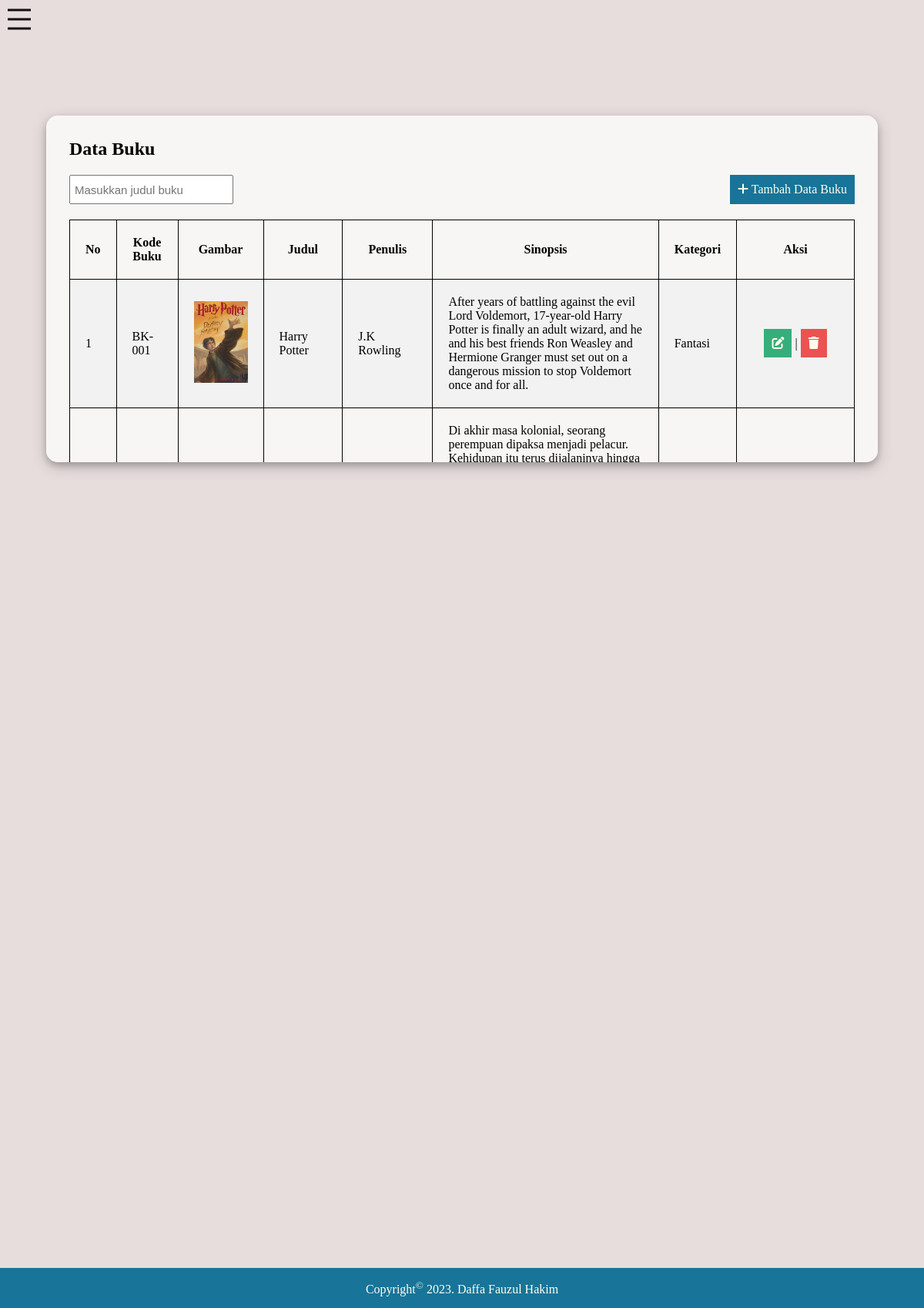
The page /admin/buku.php (signed in) on the database its author committed.
### tables this page shows
CREATE TABLE `buku` (
  `id` varchar(7) NOT NULL,
  `kategori_id` varchar(7) NOT NULL,
  `judul` varchar(255) NOT NULL,
  `penulis` varchar(255) NOT NULL,
  `penerbit` varchar(255) NOT NULL,
  `tahun_terbit` year(4) NOT NULL,
  `sinopsis` text NOT NULL,
  `gambar` varchar(255) DEFAULT NULL
);

CREATE TABLE `kategori` (
  `id` varchar(8) NOT NULL,
  `nama` varchar(50) NOT NULL,
  `deskripsi` text NOT NULL
);

### admin/buku.php (the view, shortened to what this page needs)
<!DOCTYPE html>
<html lang="en">
  <head>
    <link rel="stylesheet" href="../assets/style/admin.css" />
  </head>
  <body>
    <main>
      <div id="content">
        <article>
          <header>
            <h2>Data Buku</h2>
            <div class="search">
              <input type="text" name="search" id="search" placeholder="Masukkan judul buku" />
              <a href="tambah/tambah_buku.php"><i class="fa-solid fa-plus"></i> Tambah Data Buku</a>
            </div>
          </header>
          <section id="hasil">
            <table>
              <tr>
                <th style="width: 5%">No</th>
                <th>Kode Buku</th>
                <th>Gambar</th>
                <th>Judul</th>
                <th>Penulis</th>
                <th>Sinopsis</th>
                <th>Kategori</th>
                <th style="width: 15%">Aksi</th>
              </tr>
              <tr>
                <?php
                include '../koneksi.php';
                $no = 1;
                $data = mysqli_query($koneksi, "select buku.*, kategori.nama from buku inner join kategori on buku.kategori_id=kategori.id");
                while($d = mysqli_fetch_array($data)){?>
                <td><?php echo $no++; ?></td>
                <td><?php echo $d['id'];?></td>
                <td><img src="<?php echo $d['gambar']?>" style="width:70px" alt=""></td>
                <td><?php echo $d['judul'];?></td>
                <td><?php echo $d['penulis'];?></td>
                <td><?php echo $d['sinopsis'];?></td>
                <td><?php echo $d['nama']?></td>
                <td align="center">
                <a class="edit" href="edit/edit_buku.php?id=<?php echo $d['id'];?>"><i class="fa-solid fa-pen-to-square"></i></a> | <a class="delete" href="delete/delete_buku.php?id=<?php echo $d['id'];?>" onClick="return confirm('Apakah Anda yakin ingin menghapus data? ')"><i class="fa-solid fa-trash"></i></a>
                </td>
              </tr>
              <?php } ?>
            </table>
          </section>
        </article>
      </div>
    </main>
    <footer>Copyright<sup>&copy;</sup> 2023. Daffa Fauzul Hakim</footer>
  </body>
</html>

### assets/style/admin.css (style rules this page uses)
* { margin: 0; padding: 0; box-sizing: border-box; }
body { background: #e7dddd; }
main { margin-left: 30px; margin-right: 30px; margin-top: 150px; transition: all 0.3s ease-in-out; }
article { border-radius: 15px; margin: 30px; padding: 30px; box-shadow: 0 4px 8px 0 rgba(0, 0, 0, 0.2), 0 6px 20px 0 rgba(0, 0, 0, 0.19); background: #f8f6f4; height: 450px; overflow-y: auto; }
article header .search { display: flex; justify-content: space-between; margin-bottom: 20px; margin-top: 20px; display: flex; }
article header .search input { font-size: 15px; padding: 5px; outline: none; }
article header a { text-decoration: none; background: #187498; color: #fffeec; padding: 10px; }
table, th, td { padding: 20px; border: 1px solid black; border-collapse: collapse; }
tr:nth-child(even) { background-color: #f2f2f2; }
td .edit { padding: 10px; background: #36ae7c; color: #fffeec; }
td .delete { padding: 10px; background: #eb5353; color: #fffeec; }
table { width: 100%; }
footer { background-color: #187498; padding: 15px; color: #fffeec; text-align: center; position: fixed; width: 100%; bottom: 0; }

### rows shown on the page
buku: id "BK-001", gambar (picture), judul "Harry Potter", penulis "J.K Rowling", sinopsis "After years of battling against the evil Lord Voldemort, 17-year-old Harry Potter is finally an adult wizard, and he and his best friends Ron Weasley and Hermione Granger must set out on a dangerous mission to stop Voldemort once and for all.", kategori.nama "Fantasi"
buku: sinopsis "Di akhir masa kolonial, seorang perempuan dipaksa menjadi pelacur. Kehidupan itu terus dijalaninya hingga…"
